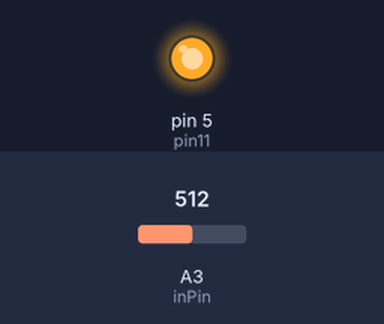
Recording of a sketch running on a simulated Arduino Uno, built with avr-gcc and run on an emulated ATmega328P. Shown: output pins drawn as LEDs (lit = HIGH). The inputs (shaded band) are chosen by the test bench; at power-on: A3 (inPin) = 512. What the sketch prints to the serial monitor is not drawn.

Above: at 1.2 s.
1.3 s: A3 (inPin) set to 106
2.8 s: A3 (inPin) set to 94
At 3.6 s:
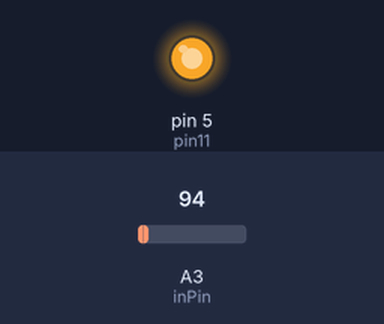
4.3 s: A3 (inPin) set to 0
At 4.6 s:
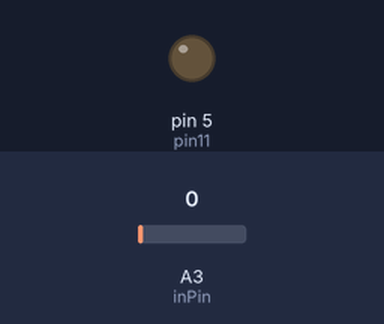
Timing chart, 0 to 7.3 s (numbered marks = the images above; inputs shaded):
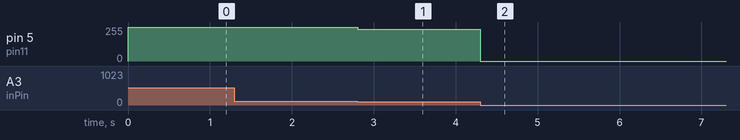

The sketch:

electro_magnetic_field_sensor.ino
```cpp
// define the input and output pins
int inPin = 3;// analog input pin
int var = 0;// variable to store the input value
int pin11 = 5;// PWM output pin

void setup(){
    //Initialize serial communication at a baud rate of 9600
    Serial.begin(9600);

}
void loop(){
    // Read the input voltage and store it in the var variable
    var = analogRead(inPin);
    // if the input voltage is greater than or equal to 1
    if (var>=1)
    {
        //constrain the input voltage to a range of 1 to 100
        var = constrain (var,1,100);
        // map the constrained input voltage to a range of 1 to 255
        var = map(var,1,100,1,255);
        // output the scaled input voltage to the PWM output pin
        analogWrite(pin11,var);
    }
    else {
        //if the input voltage is less than 1,turn off the PWM output
        analogWrite(pin11,0);
    }
    // Print the input voltage to the serial monitor for debugging
    Serial.println(var);

}
```

Measured:
- after the input at 2.8 s, pin 5 (pin11): 255/255 → 239/255 at once
- after the input at 4.3 s, pin 5 (pin11): 239/255 → 0/255 at once
